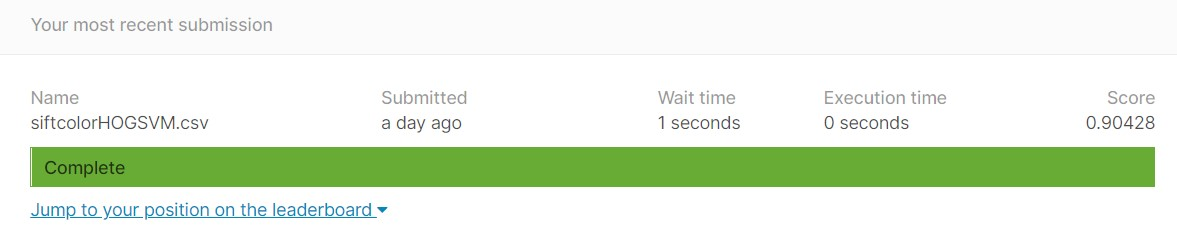
#> input picture src/score.jpg, 1177 x 241 px
$ python -i HOG.py   (imports and definitions only)   (older library calls are emulated)
#> lines starting #> are read from the running program, lines starting #| are printed output that depends on the picture
#coding:utf-8

'''
说明：利用python/numpy/opencv实现图像HOG特征的提取
算法思路：
算法思路:
        1)以灰度图的方式加载图片，resize到（128,64）;
        2）灰度图像gamma校正;
		3)利用一阶微分算子Sobel函数，分别计算出灰度图像X方向和Y方向上的一阶微分/梯度图像，根据得到的两幅
        梯度图像(X方向上的梯度图像和Y方向上的梯度图像)，计算出这两幅梯度图像所对应的梯度幅值图像gradient_magnitude、
        梯度方向图像gradient_angle
		4)构造(cell_x = 128/8 =16, cell_y= 64/8 =8)大小的cell图像----梯度幅值的grad_cell图像，梯度方向的ang_cell图像，
        每个cell包含有8*8 = 64个值；
		5)将每个cell根据角度值（0-180）分为9个bin，并计算每个cell中的梯度方向直方图,每个cell有9个值；
		6)每（2*2）个cell为一个block，总共15*7个block,计算每个block的梯度方向直方图，并进行归一化处理，每个block中有9*4=36个值；
		7)计算整幅图像的梯度方向直方图HOG:将计算出来的所有的Block的HOG梯度方向直方图的特征向量首尾相接组成一个维度很大的向量
        长度为：15*7*36 = 3780，
        这个特征向量就是整幅图像的梯度方向直方图特征，这个特征可用于SVM分类。
'''
import cv2
import numpy as np
import matplotlib.pyplot as plt
import pickle
import tqdm
from main import *

#灰度图像gamma校正
# 归一化（标准化
def gamma(img):
    # [5 lines of commented-out code are left out]
    return np.power( img , 0.5 )

#获取梯度值cell图像，梯度方向cell图像
def div( img, cell_x, cell_y, cell_w ):
    cell = np.zeros( shape = ( cell_x, cell_y, cell_w, cell_w ) )
    img_x = np.split( img, cell_x, axis = 0 )
    for i in range( cell_x ):
        img_y = np.split( img_x[i], cell_y, axis = 1 )
        for j in range( cell_y ):
            cell[i][j] = img_y [j]
    return cell

#获取梯度方向直方图图像，每个像素点有9个值
def get_bins( grad_cell, ang_cell ):
    bins = np.zeros( shape = ( grad_cell.shape[0], grad_cell.shape[1], 9 ) )
    for i in range( grad_cell.shape[0] ):
        for j in range( grad_cell.shape[1] ):
            binn = np.zeros(9)
            grad_list = np.int8( grad_cell[i,j].flatten() )#每个cell中的64个梯度值展平，并转为整数
            ang_list = ang_cell[i,j].flatten()#每个cell中的64个梯度方向展平)
            ang_list = np.int8( ang_list / 20.0 )#0-9
            ang_list[ ang_list >=9 ] = 0
            for m in range(len(ang_list)):
                binn[ang_list[m]] += int( grad_list[m] ) #不同角度对应的梯度值相加，为直方图的幅值
          # [8 lines of commented-out code are left out]
            bins[i][j] = binn
    return bins

#计算图像HOG特征向量，长度为 15*7*36 = 3780
def hog( img, cell_x, cell_y, cell_w ):
    height, width = img.shape

    # 计算图像的梯度
    gradient_values_x = cv2.Sobel( img, cv2.CV_64F, 1, 0, ksize = 5 )#x方向梯度
    gradient_values_y = cv2.Sobel( img, cv2.CV_64F, 0, 1, ksize = 5 )#y方向梯度
    # 梯度幅值
    gradient_magnitude = np.sqrt( np.power( gradient_values_x, 2 ) + np.power( gradient_values_y, 2 ) )
    # 梯度方向 反正切
    gradient_angle = np.arctan2( gradient_values_x, gradient_values_y )
    # [5 lines of commented-out code are left out]
    gradient_angle[ gradient_angle > 0 ] *= 180 / 3.14
    gradient_angle[ gradient_angle < 0 ] = ( gradient_angle[ gradient_angle < 0 ] + 3.14 ) *180 / 3.14

    # plt.subplot( 1, 2, 2 )
    # plt.imshow( gradient_angle )
    # plt.show()

    grad_cell = div( gradient_magnitude, cell_x, cell_y, cell_w )
    ang_cell = div( gradient_angle, cell_x, cell_y, cell_w )
    bins = get_bins ( grad_cell, ang_cell )
    feature = []
    for i in range( cell_x - 1 ):
        for j in range( cell_y - 1 ):
            tmp = []
            tmp.append( bins[i,j] )
            tmp.append( bins[i+1,j] )
            tmp.append( bins[i,j+1] )
            tmp.append( bins[i+1,j+1] )
            tmp -= np.mean( tmp )
            feature.append( tmp.flatten() )
    return np.array( feature ).flatten()


def get_HOG_feature(img):

    # img = create_mask_for_plant(img)

    # img = segment_plant(img)
    img = cv2.cvtColor(img, cv2.COLOR_BGR2GRAY)

    # [5 lines of commented-out code are left out]

    resizeimg = cv2.resize( img, ( 128, 64 ), interpolation = cv2.INTER_CUBIC )
    cell_w = 8
    cell_x = int( resizeimg.shape[0] / cell_w )#cell行数
    cell_y = int( resizeimg.shape[1] / cell_w )#cell列数
    # print("每个cell的大小为{0}x{0}".format(cell_w))
    # print( 'The size of cellmap is {0}x{1} '.format( cell_x, cell_y ) )
    gammaimg = gamma( resizeimg )
    feature = hog( gammaimg, cell_x, cell_y, cell_w )
    # print( 'HOG_feature.size->{0}'.format(feature.shape) )
    # 大小为(3780,)
    return feature


# [81 lines not run here, left out]

>>> import cv2
>>> picture = cv2.imread('score.jpg')
#> picture is the input picture: shape (241, 1177, 3); mean B, G, R 219.3, 237.9, 226.8
>>> result = get_HOG_feature(picture)
#> in get_HOG_feature, `img = cv2.cvtColor(img, cv2.COLOR_BGR2GRAY)`:
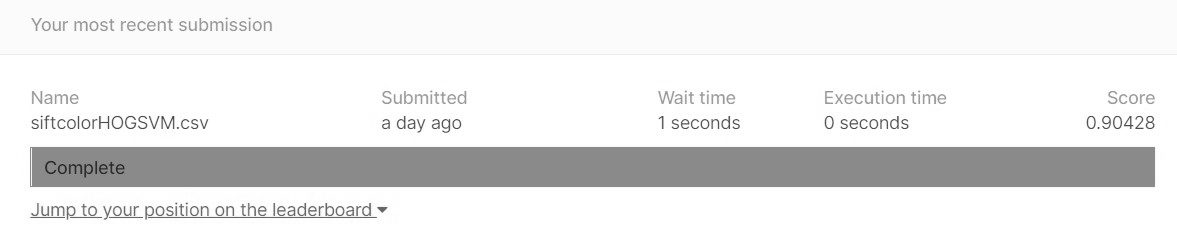
#> img: shape (241, 1177); min 31, max 255, mean 232.4
#> in get_HOG_feature, `resizeimg = cv2.resize( img, ( 128, 64 ), interpolation = cv2.INTER_CU..`:
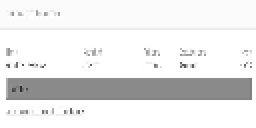
#> resizeimg: shape (64, 128) (shown 2 times larger); min 45, max 255, mean 232.1
#> in hog, `gradient_values_x = cv2.Sobel( img, cv2.CV_64F, 1, 0, ksize = 5 )#x方向梯度`:
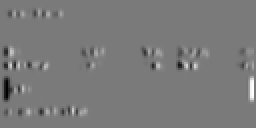
#> gradient_values_x: shape (64, 128) float64 (shown 2 times larger); min -202.5, max 217.8, mean -0.1; drawn with min black and max white
#> in hog, `gradient_values_y = cv2.Sobel( img, cv2.CV_64F, 0, 1, ksize = 5 )#y方向梯度`:
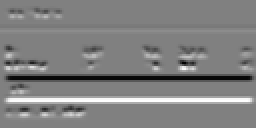
#> gradient_values_y: shape (64, 128) float64 (shown 2 times larger); min -216.5, max 213.2, mean 0.3; drawn with min black and max white
#> in hog, `gradient_magnitude = np.sqrt( np.power( gradient_values_x, 2 ) + np.po..`:
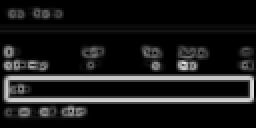
#> gradient_magnitude: shape (64, 128) float64 (shown 2 times larger); min 0, max 229.8, mean 27.1
#> in hog, `gradient_angle = np.arctan2( gradient_values_x, gradient_values_y )`:
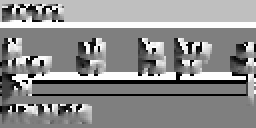
#> gradient_angle: shape (64, 128) float64 (shown 2 times larger); min -3.14, max 3.14, mean 0.381; drawn with min black and max white
#> in hog, `gradient_angle[ gradient_angle < 0 ] = ( gradient_angle[ gradient_angl..`:
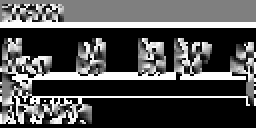
#> gradient_angle: shape (64, 128) float64 (shown 2 times larger); min -0.0913, max 180.1, mean 57.6; drawn with min black and max white
#> in div, `img_x = np.split( img, cell_x, axis = 0 )`: img_x = 8 items
#> after the loop in hog, `for i in range( cell_x - 1 ):`: feature = 105 items
#> in get_HOG_feature, `feature = hog( gammaimg, cell_x, cell_y, cell_w )`: feature = 3780 values, max 764.9 at index 1790, min -872.8 at index 2704, mean 6.47e-16
#> result has the same summary as feature in get_HOG_feature
